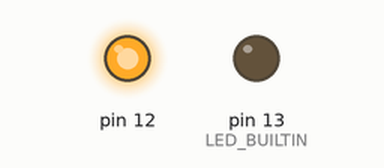
Bench run of a sketch on a simulated Arduino Uno, built with avr-gcc and run on an emulated ATmega328P. On the bench: output pins drawn as LEDs (lit = HIGH).

Above: at 0.1 s.
At 10.1 s:
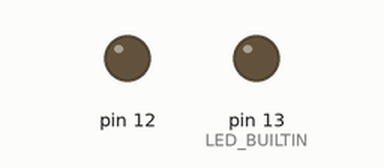
Timing chart, 0 to 11.6 s (numbered marks = the images above):
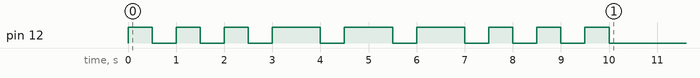

The sketch:

arduino_blinking_light.ino
```cpp
void blink();

// Pin 13: 3.3V = HIGH
// Resistor: 220 Ohms
// Current: 3.3V / 220 Ohms = 15 mA

void setup() {
  // put your setup code here, to run once:
  pinMode(LED_BUILTIN, OUTPUT);
  pinMode(12, OUTPUT);
  // blink(12, 500);
  // digitalWrite(13, HIGH);

  morse(12, 13, "...---...");
}

void loop() {
  // blink(12, 1000);
}

void blink(int port, int delay_ms) {
  // blink light
  digitalWrite(port, HIGH);
  delay(delay_ms / 2);
  digitalWrite(port, LOW);
  delay(delay_ms / 2);
}

void morse(int port, int port_error, char code[]) {
  for (int i = 0; i < strlen(code); i++) {
    int char_long_ms = 1000; // time that char is HIGH/LOW
    int char_short_ms = 500;
    int pause_ms = 500; // time between reading chars

    // - => high
    // . => low
    // anything else turns on error port
    if (code[i] == '-') {
      // morse high
      digitalWrite(port, HIGH);
      delay(char_long_ms);
    } else if (code[i] == '.') {
      // morse low
      digitalWrite(port, HIGH);
      delay(char_short_ms);
    } else {
      // morse char not recognised
      digitalWrite(port_error, HIGH);
    }

    // turn port of between chars
    digitalWrite(port, LOW);
    delay(pause_ms);
  }
}
```
